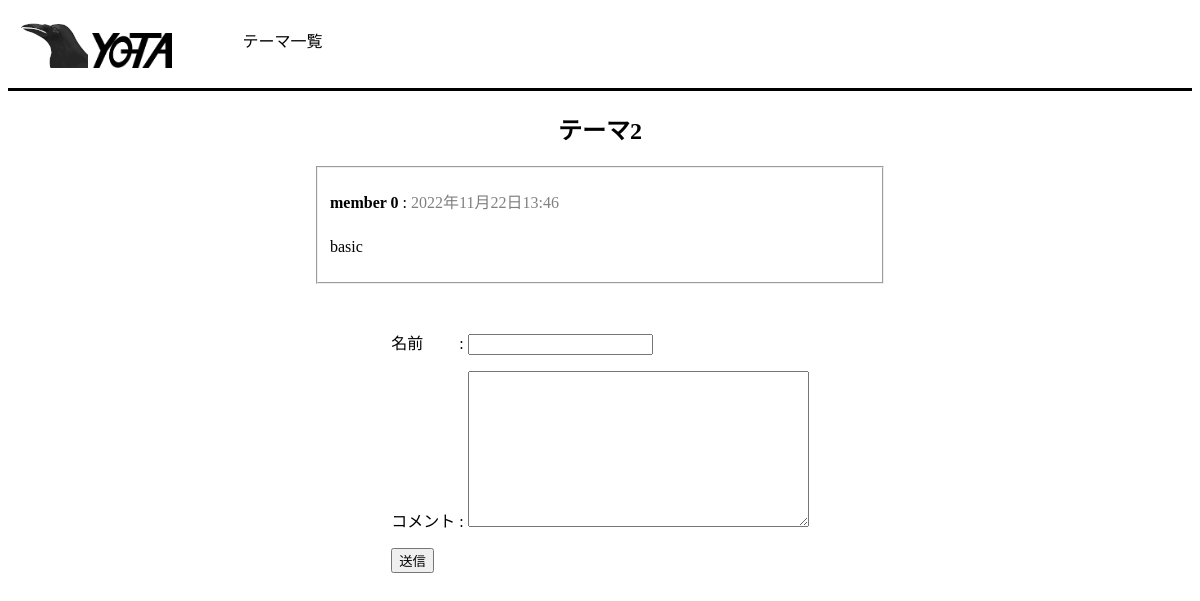
The app's page /comments/3/, older data.
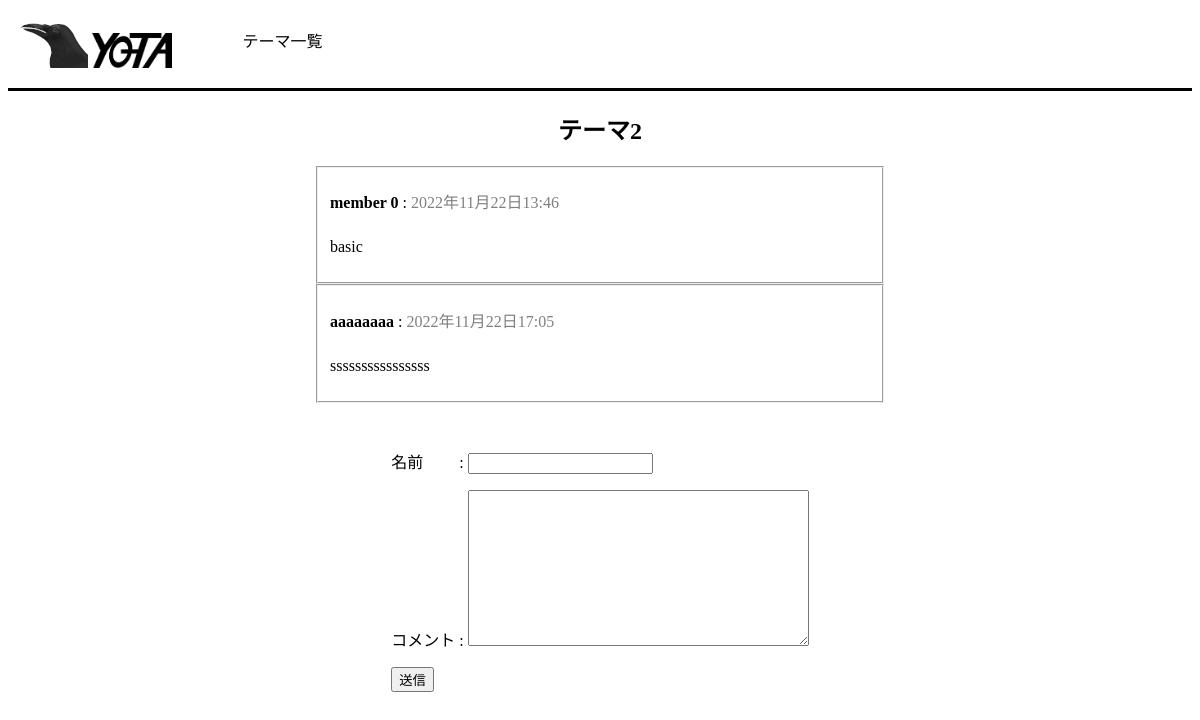
The same page, newer data.
### comments/models.py (models this page shows)
class Cell(models.Model):
    theme = models.ForeignKey(Theme, related_name='cells', on_delete=models.CASCADE)
    publisher_name = models.CharField(max_length=20)
    comment_text = models.TextField(max_length=200)
    pub_date = models.DateTimeField('date published')

### comments/views.py (the view)
# urls.py: path('<int:theme_id>/', views.CommentsView, name='comments'),
def CommentsView(request, theme_id):
    template_name = 'comments/theme_comments.html'
    theme = get_object_or_404(Theme, pk = theme_id)
    context = {'theme':theme,
               'contribute_form':CommentContributeForm()}
    return render(request, template_name, context)

### comments/forms.py
class CommentContributeForm(forms.Form):
    publisher_name = forms.CharField(label='名前　　 ')
    comment_text = forms.CharField(widget=forms.Textarea(), max_length=200, label='コメント ')

### comments/templates/comments/theme_comments.html
{% extends "comments/basic.html" %}
{% block content %}
  <h2>{{theme.title}}</h2>
  {% if theme %}
      {% for cell in theme.cells.all %}
          <fieldset class="cell">
              <p><span class="cell-pub-name">{{ cell.publisher_name }}</span> : <span class="cell-pub-date">{{cell.pub_date}}</span></p>
              <p class="cell-comment">{{cell.comment_text}}</p>
          </fieldset>
      {% endfor %}
  {%else%}
      <p>No comment</p>
  {% endif %}
  <div class="comment-form">
    {%if contribute_form%}
        <form action="{% url 'comments:comment-contribute' theme.id %}" method="post">{% csrf_token %}
            <table>{{contribute_form.as_p}}</table>
            <button type="submit">送信</button>
        </form>
    {%else%}
        <p>No form</p>
    {%endif%}
  </div>
{% endblock %}

Row changes from the older to the newer data that the page shows:
added Cell: publisher_name "aaaaaaaa", pub_date "2022年11月22日17:05", comment_text "ssssssssssssssss"
